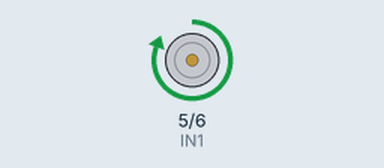
The sketch below on a simulated Arduino Uno, built with avr-gcc and run on an emulated ATmega328P. Shown: motor-driver pin pairs drawn as motors (green arrow = first pin HIGH = forward, orange = second pin HIGH = backward, longer = more drive).

Above: at 0.5 s.
At 2.15 s:
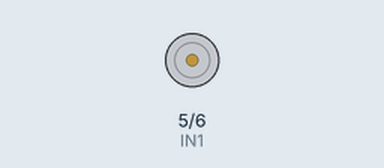
At 3.8 s:
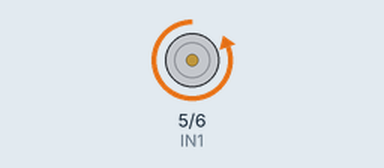
Timing chart, 0 to 5.1 s (numbered marks = the images above):
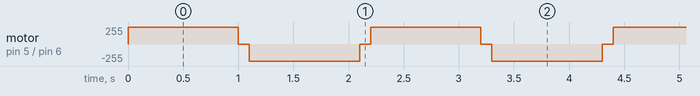

Measured:
- by itself, motor on pin 5 (IN1) / pin 6 (IN2): repeats every 2.2 s: stopped 0.10 s, backward 255/255 1.0 s, stopped 0.10 s, forward 255/255 1.0 s

The sketch:

cam_bien_dc.ino
```cpp
#define IN1 5
#define IN2 6
//#define ENA 9  // Chân PWM điều chỉnh tốc độ (nếu cần)

void setup() {
    pinMode(IN1, OUTPUT);
    pinMode(IN2, OUTPUT);
//    pinMode(ENA, OUTPUT);
//    analogWrite(ENA, 200); // Đặt tốc độ động cơ (0 - 255)
}

void loop() {
    // Quay theo chiều thuận
    digitalWrite(IN1, HIGH);
    digitalWrite(IN2, LOW);
    delay(1000); // Chạy 1 giây

    // Dừng động cơ 0.1s (để tránh sốc)
    digitalWrite(IN1, LOW);
    digitalWrite(IN2, LOW);
    delay(100);

    // Quay ngược chiều
    digitalWrite(IN1, LOW);
    digitalWrite(IN2, HIGH);
    delay(1000);

    // Dừng động cơ 0.1s
    digitalWrite(IN1, LOW);
    digitalWrite(IN2, LOW);
    delay(100);
}
```
